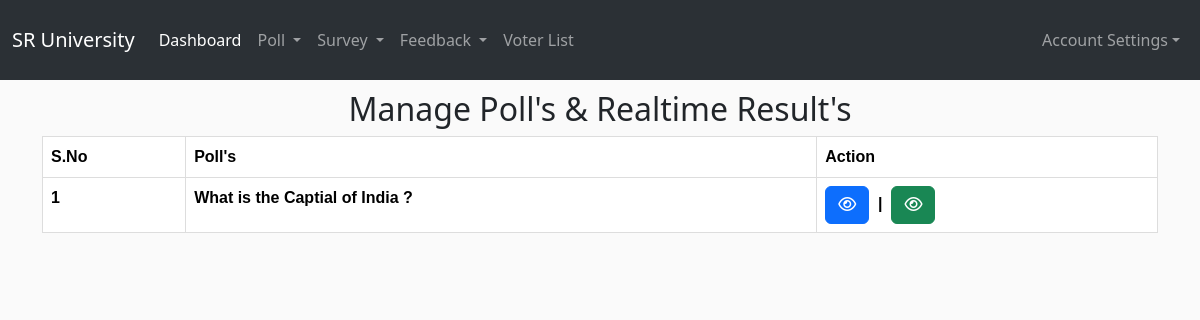
Page /SR University/manage_poll_list/ (signed in) on the earlier database version.
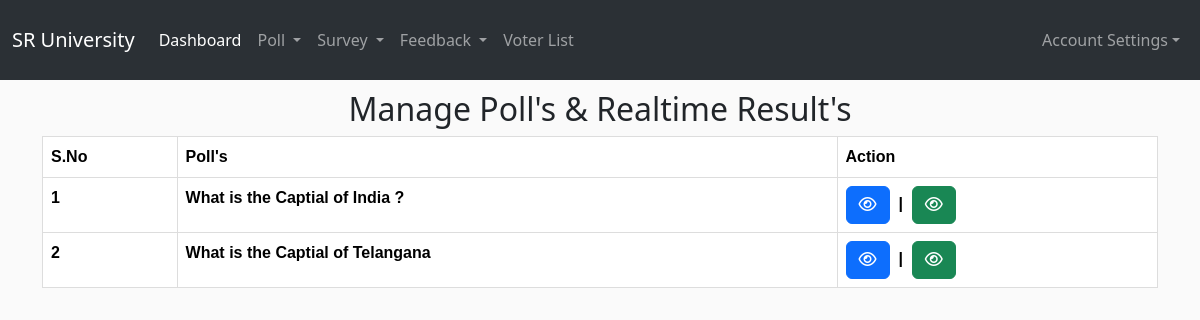
Same page on the later database version.
### accounts/models.py (models this page shows, shortened)
class Poll(models.Model):
    question = models.CharField(max_length=255)
    start_time = models.DateTimeField()
    end_time = models.DateTimeField()
    admin = models.ForeignKey(User, on_delete=models.CASCADE)

### VotingProject/views.py (the view)
# urls.py: path('<str:org_name>/manage_poll_list/',views.manage_poll_list,name='manage_poll_list'),
def manage_poll_list(request,org_name):
    polls = Poll.objects.filter(admin=request.user)
    username=request.user.username
    org=Organization.objects.get(admin__username=username)
    context={'org':org,'org_name': org_name,'polls':polls}
    return render(request, 'org/manage_poll_list.html', context)

### templates/org/manage_poll_list.html (shortened to what this page needs)
{% extends 'org/org_base.html' %} {% block content %}
<div class="container">
  <h2 style="text-align: center; margin-top: 10px">Manage Poll's & Realtime Result's</h2>
  <table class="table table-hover">
    <tr>
      <th>S.No</th>
      <th>Poll's</th>
      <th>Action</th>
    </tr>
    {% for poll in polls %}
    <tr>
      <th>{{ forloop.counter}}</th>
      <th>{{ poll.question }}</th>
      <th>
        <a href="{% url 'vote' org_name=org_name poll_id=poll.id %}" class="btn btn-primary"
          ><i class="fa fa-eye" aria-hidden="true"></i
        ></a> &nbsp;|&nbsp;
        <a href="{% url 'poll_results' org_name=org_name poll_id=poll.id %}" class="btn btn-success"><i class="fa fa-eye" aria-hidden="true"></i
        ></a>
      </th>
    </tr>
    {% endfor %}
  </table>
</div>
{% endblock %}

Differences in the rows shown:
added Poll: question "What is the Captial of Telangana"
